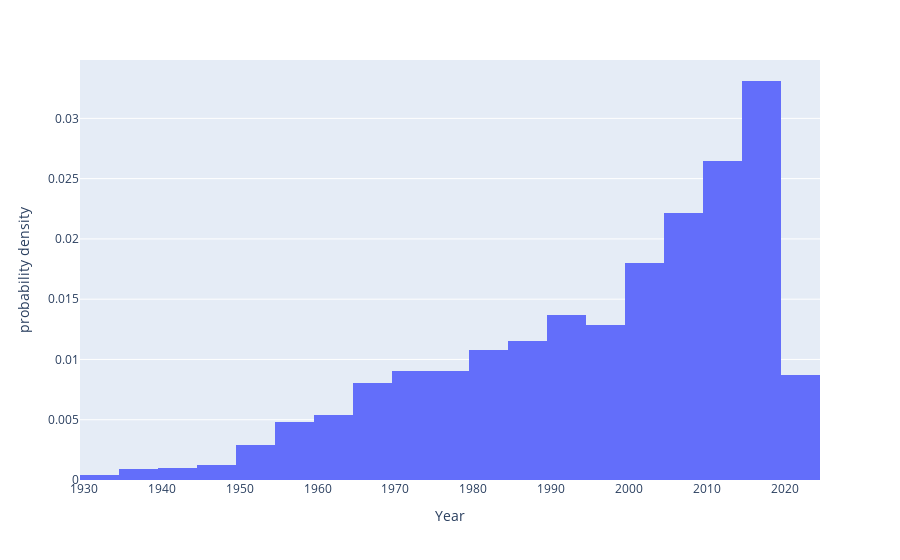

The cell this chart's notebook holds for it:
### Code cell
year=px.histogram(df,x='Year',histnorm='probability density',nbins=30)
year.show()

### Figure 1 — Plotly figure (JSON) as saved in the notebook; plotly's stock layout.template omitted (floating-point values rounded to 4 significant figures; data arrays with more than 128 entries replaced by an {"elided": "..."} marker saying what was removed)
{"data": [{"alignmentgroup": "True", "bingroup": "x", "histnorm": "probability density", "hovertemplate": "Year=%{x}<br>probability density=%{y}<extra></extra>", "legendgroup": "", "marker": {"color": "#636efa", "pattern": {"shape": ""}}, "name": "", "nbinsx": 30, "offsetgroup": "", "orientation": "v", "showlegend": false, "type": "histogram", "x": {"elided": "13118 int values"}, "xaxis": "x", "yaxis": "y"}], "layout": {"autosize": true, "barmode": "relative", "legend": {"tracegroupgap": 0}, "margin": {"t": 60}, "xaxis": {"anchor": "y", "autorange": true, "domain": [0, 1], "range": [1930.0, 2024.0], "title": {"text": "Year"}, "type": "linear"}, "yaxis": {"anchor": "x", "autorange": true, "domain": [0, 1], "range": [0, 0.03484], "title": {"text": "probability density"}}}}
